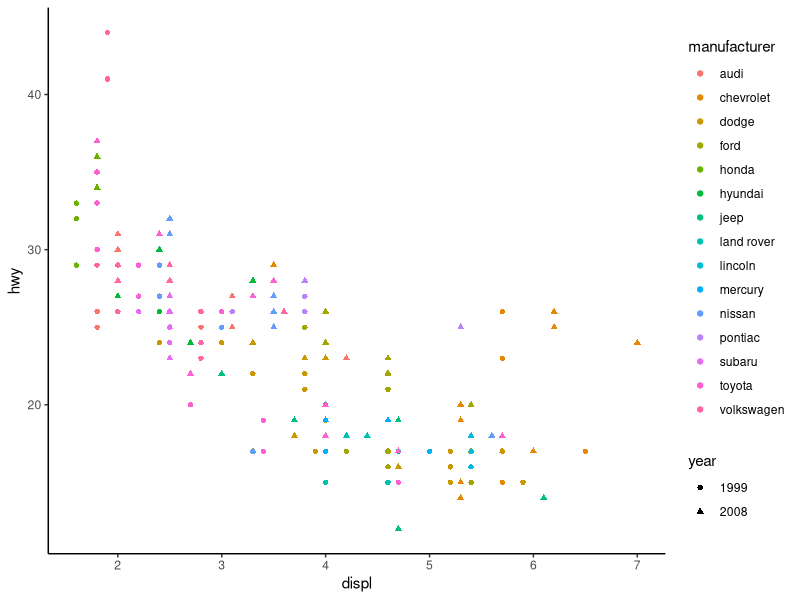
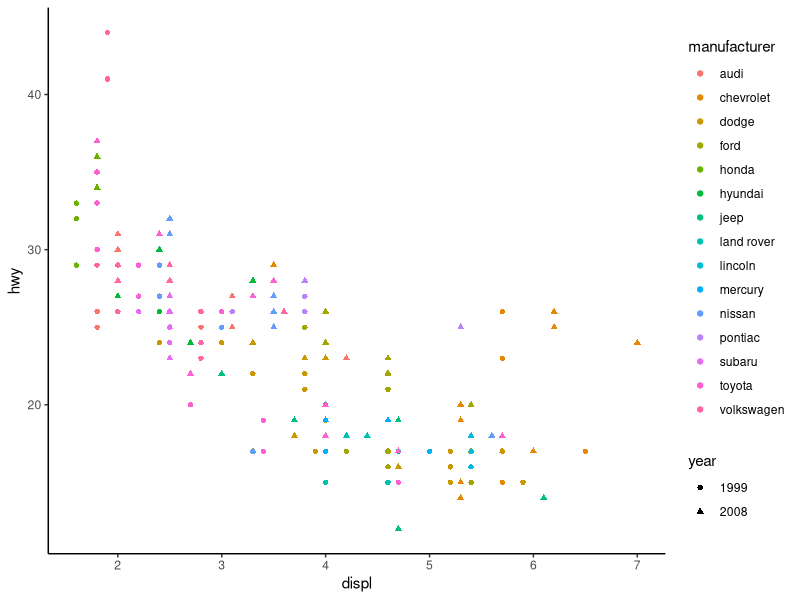
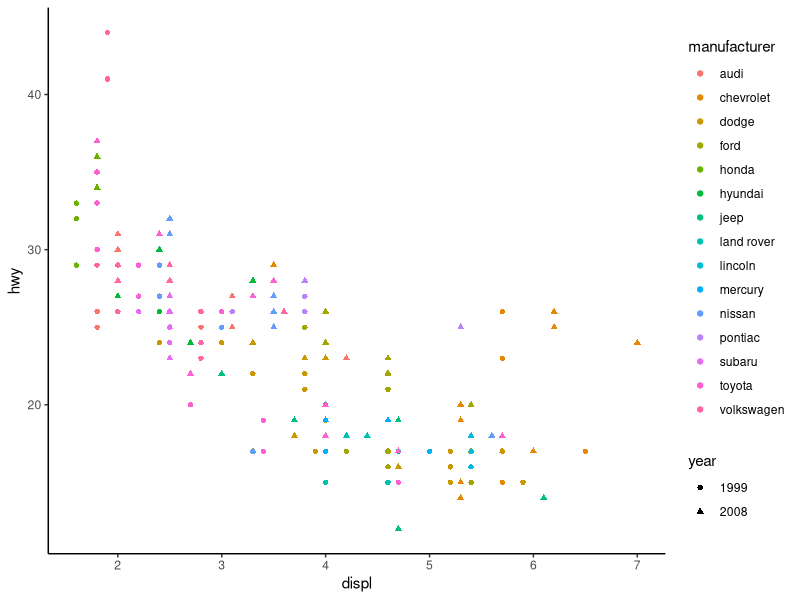

Here is the R script that generated these plots, in order: (Note: this script raises an error after producing the figures.)
## ---- chunk 1
knitr::opts_chunk$set(echo = TRUE, cache = TRUE)
library(ggplot2)
library(tidyverse)
library(kableExtra)
## ---- chunk 2

mpg <- ggplot2::mpg
mpg$year <- as.factor(mpg$year)

ggplot(mpg) +
  aes(y = hwy,
      x = displ,
      color = manufacturer,
      shape = year) +
  geom_point() +
  theme_classic()

## ---- chunk 3

mpg_tab <- mpg %>% 
  group_by(year) %>% 
  summarize(
    across(
      c(displ, hwy),
      list(
        mean = mean,
        sd = sd)
    )
  )

  
kable(mpg_tab)

## ---- chunk 4

ggplot(mpg) +
  aes(y = hwy,
      x = displ,
      color = manufacturer,
      shape = year) +
  geom_point() +
  theme_classic()
## ---- chunk 5

ggplot(mpg) +
  aes(y = hwy,
      x = displ,
      color = manufacturer,
      shape = year) +
  geom_point() +
  theme_classic()
## ---- chunk 6
stop("This is a scary error!")
## ---- chunk 7
cat("$$
\\operatorname{mpg} = \\alpha + \\beta_{1}(\\operatorname{cyl}) + \\beta_{2}(\\operatorname{disp}) + \\epsilon
$$")
